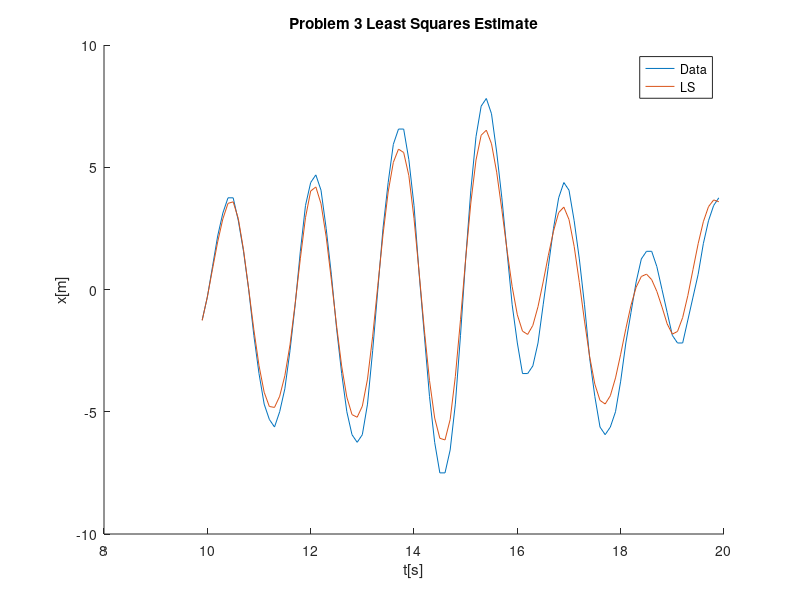
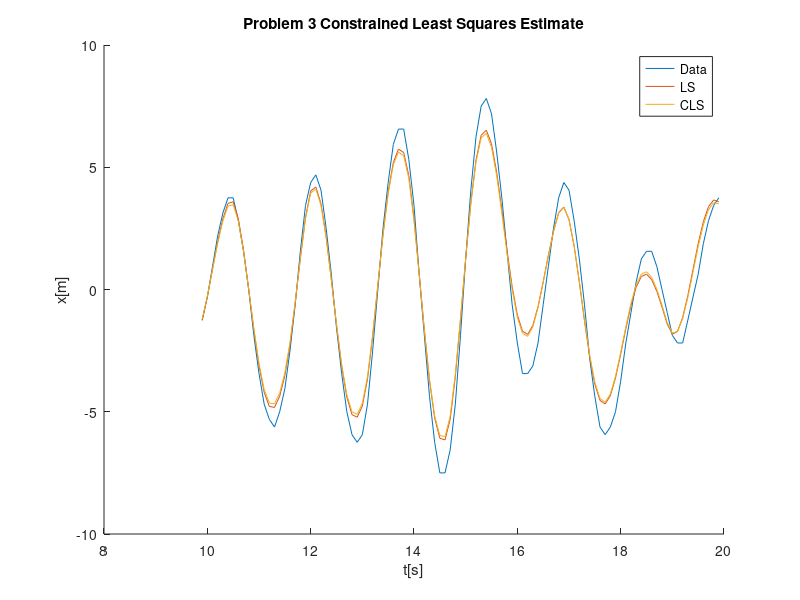

Here is the MATLAB script that generated these plots, in order:

%% 2

G0=tf([0 1 -1.3],[1 -1.5 0.8],1); H0=tf([1 -1.8 1.2],[1 -1.5 0.8],1);
N=4096; u=sign(randn(N,1)); e=randn(N,1);
y=lsim(G0,u) + lsim(H0,e);
PHI = [u(3:N) u(2:N-1) u(1:N-2) -y(2:N-1) -y(1:N-2)];
Y = y(3:N);
disp('Problem 2 Least Squares Estimate:');
theta = PHI\Y

for i = 1:100
G0=tf([0 1 -1.3],[1 -1.5 0.8],1); H0=tf([1 -1.8 1.2],[1 -1.5 0.8],1);
N=4096; u=sign(randn(N,1)); e=randn(N,1);
y=lsim(G0,u) + lsim(H0,e);
PHI = [u(5:N) u(4:N-1) u(3:N-2) -y(4:N-1) -y(3:N-2)];
XI = [u(5:N) u(4:N-1) u(3:N-2) u(2:N-3) u(1:N-4)];
Y = y(5:N);
theta(:,i) = (XI'*PHI)\(XI'*Y);
end

disp('Problem 2 Instrumental Variable Least Squares Estimate:');
mean(theta')'

%% 3
clear all
load('mass_spring_damper.mat');

N = length(t);

PHI = [u(2:end-1) u(1:end-2) -y(2:end-1) -y(1:end-2)];
Y = y(3:end);

disp('Problem 3 Least Squares Estimate:');
theta = PHI\Y

A = [2.3 2.3 -1 -1];
b = 1;

R = 1/(N - 1)*PHI'*PHI;

F = 1/(N - 1)*PHI'*Y;

disp('Problem 3 Constrained Least Sqaures Estimate:');
thetacls = [R A'; A 0]\[F;b]

G0=tf([0 theta(1) theta(2)],[1 theta(3) theta(4)],1);
ysim = lsim(G0,u);

G0CLS=tf([0 thetacls(1) thetacls(2)],[1 thetacls(3) thetacls(4)],1);
ysimcls = lsim(G0CLS,u);

figure; hold on; title('Problem 3 Least Squares Estimate');
plot(t(100:200),y(100:200));
plot(t(100:200),ysim(100:200));
legend('Data','LS'); xlabel('t[s]'); ylabel('x[m]');

figure; hold on; title('Problem 3 Constrained Least Squares Estimate');
plot(t(100:200),y(100:200));
plot(t(100:200),ysim(100:200));
plot(t(100:200),ysimcls(100:200));
legend('Data','LS','CLS');  xlabel('t[s]'); ylabel('x[m]');




